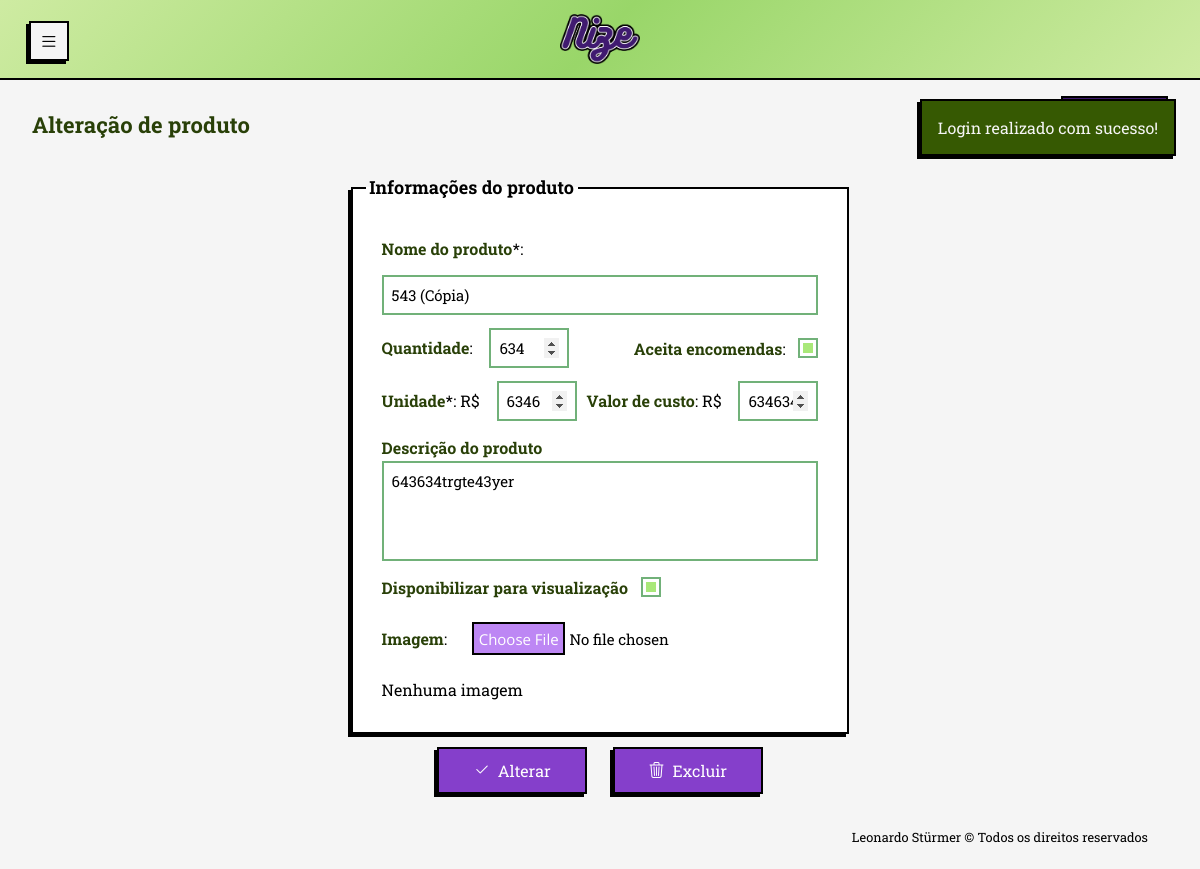
Screenshot of /php/view/produtos/alteracao_produto.php?id=18 (signed in) with the database file from the repository.
### tables this page shows
CREATE TABLE produtos (
            id_produto INTEGER PRIMARY KEY AUTOINCREMENT NOT NULL,
            id_usuario INTEGER NOT NULL,
            nome TEXT NOT NULL,
            valor_unitario REAL NOT NULL,
            quantidade INTEGER NULL,
            imagem TEXT NULL,
            aceita_encomenda INTEGER NULL,
            descricao TEXT NULL,
            valor_custo REAL NULL,
            aceita_visualizacao INTEGER NULL,
            created_at TIMESTAMP NOT NULL DEFAULT CURRENT_TIMESTAMP,
            FOREIGN KEY (id_usuario) REFERENCES usuario (id_usuario)
    );

### php/persistence/conexaoBanco.class.php (called while the page is built, shortened)
<?php
class ConexaoBanco extends PDO {
    private static $instancia = null;
    public static function getInstancia() {
        if (!isset(self::$instancia)) {
            try {
                $caminhoBanco = __DIR__ . '/nize_database.db';
                $dsn = "sqlite:" . $caminhoBanco;
                self::$instancia = new ConexaoBanco($dsn, null, null);
                self::$instancia->setAttribute(PDO::ATTR_ERRMODE, PDO::ERRMODE_EXCEPTION);
                self::$instancia->setAttribute(PDO::ATTR_DEFAULT_FETCH_MODE, PDO::FETCH_ASSOC);
            } catch (PDOException $e) {
                $msg_erro = urlencode("Erro ao conectar com o banco SQLite: " . $e->getMessage());
                header("location:../view/general/erro.php?msg=" . $msg_erro);
                exit;
            }
        }
        return self::$instancia;
    }
}

### php/dao/produtodao.class.php (called while the page is built, shortened)
<?php
require_once __DIR__ . '/../persistence/conexaoBanco.class.php';
class ProdutoDAO{
    private $conexao;
    public function __construct() {
        $this-> conexao = ConexaoBanco::getInstancia();
    }
    public function buscarPorId($id){
        try {
            $sql = $this->conexao->prepare("SELECT * FROM produtos WHERE id_produto = :id");
            $sql->bindValue(":id", $id);
            $sql->execute();
            return $sql->fetch(PDO::FETCH_ASSOC);
        } catch (PDOException $e) {
            $_SESSION['msg'] = "<p class='error-msg'>Erro ao buscar ID: " . $e->getMessage() . "</p>";
        }
    }
}

### php/view/produtos/alteracao_produto.php (the view, shortened to what this page needs)
<?php
require_once '../../dao/produtodao.class.php';
$id_produto = $_GET['id'] ?? null;
$produtoDAO = new ProdutoDAO();
$produto = $produtoDAO->buscarPorId($id_produto);
?>
<!DOCTYPE html>
<html lang="pt-br">
<head>
  <link rel="stylesheet" href="../../../css/normalize.css">
  <link rel="stylesheet" href="../../../css/query.css">
  <link rel="stylesheet" href="../../../css/style.css">
  <link rel="stylesheet" href="../../../css/sidebar.css">
  <link rel="stylesheet" href="https://cdn.jsdelivr.net/npm/bootstrap-icons@1.13.1/font/bootstrap-icons.min.css">
</head>
<body>
  <header id="header-mobile">
    <div class="container-header">
      <a href="#" data-resize-btn-mobile class="btn-menu" title="Esconder/expandir menu">
        <i class="bi bi-list"></i>
      </a>
      <a href="../general/tela_inicial.php" class="link-logo-header" title="Tela inicial">
        <img src="../../../img/logo/nize_new.png" alt="Nize logotipo" id="logo-header">
      </a>
    </div>
  </header>
  <main class='conteudo-pagina'>
    <div class="internal-nav">
      <div class="internal-nav-links">
        <h1>Alteração de produto</h1>
        <a href="visualizacao_produtos.php" title="Tela de produtos"><span class="bi bi-arrow-left"></span>Voltar</a>
      </div>
    </div>
    <?php
    if (isset($_SESSION["msg"])) {
      echo "<div id='session-msg'>" . $_SESSION['msg'] .  "</div>";
    }
    if ($produto['aceita_encomenda'] !== 1) {
      $checkEncomenda = "";
    } else {
      $checkEncomenda = "checked";
    }
    if ($produto['aceita_visualizacao'] !== 1) {
      $checkVisualizacao = "";
    } else {
      $checkVisualizacao = "checked";
    }
    ?>
    <form action="../../controller/produtoControle.php?op=alterar&id=<?php echo $produto['id_produto'] ?>" method="post" enctype="multipart/form-data" class="form-cadastro-produto">
      <fieldset id="products-form">
        <legend>Informações do produto</legend>
        <div class="inner-products-form">
          <label><strong>Nome do produto</strong>*:</label>
          <input type="text" id="nomeProduto" name="nomeProduto" class="input-produto alt-nome-produto" value="<?php echo htmlspecialchars($produto['nome']); ?>" autocomplete="off" required>
          <div class="div-inner-products">
            <label><strong>Quantidade</strong>:
              <input type="number"  step="1" min="0" onkeydown="return ['Backspace', 'Delete', 'ArrowLeft', 'ArrowRight'].includes(event.key) || !isNaN(Number(event.key))" id="quantidadeProduto" name="quantidadeProduto" class="input-produto" value="<?php echo htmlspecialchars($produto['quantidade']); ?>" maxlength="3" autocomplete="off">
            </label>
            <label class="checkbox-acc" for="">
              <strong>Aceita encomendas</strong>:
              <input type="checkbox" id="aceitaEncomenda" name="aceitaEncomenda" class="input-produto" value="1" <?php echo " $checkEncomenda"; ?>>
            </label>
          </div>
          <div class="div-inner-products">
            <label><strong>Unidade</strong>*: R$
              <input type="number" min="0" id="valorUnitario" name="valorUnitario" step="0.01" class="input-produto" value="<?php echo htmlspecialchars($produto['valor_unitario']); ?>" autocomplete="off" required>
            </label>
            <label><strong>Valor de custo</strong>: R$
              <input type="number" min="0" id="valorCusto" name="valorCusto" step="0.01" class="input-produto" value="<?php echo htmlspecialchars($produto['valor_custo']); ?>" autocomplete="off">
            </label>
          </div>
          <label class="descricao-produtos" for="descricaoProduto">
            <strong>Descrição do produto</strong>
            <textarea name="descricaoProduto" id="descricaoProduto" class="input-produto" placeholder="Adicione detalhes sobre o produto (material, cores, tamanho, etc)" autocomplete="off"><?php echo htmlspecialchars($produto['descricao']); ?></textarea>
          </label>
          <label class="checkbox-acc" for="">
            <strong>Disponibilizar para visualização</strong>
              <input type="checkbox" id="aceitaVisualizacao" name="aceitaVisualizacao" class="input-produto" value="1" autocomplete="off" <?php echo " $checkVisualizacao";?>>
          </label>
          <label><strong>Imagem</strong>:
            <input type="file" name="imagemProduto" id="imagemProduto" class="input-produto" accept=".png, .jpg">
          </label>
          <?php if (!empty($produto['imagem'])): ?>
            <?php echo "<img src='../../persistence/uploads/" . htmlspecialchars($produto['imagem']) . "' alt='imagem do produto' class='img-produtos img-alt-produto'>" ?>
            <span class="span-alt-img">(Será mantida se não enviar outra)</span>
          <?php else: ?>
            <span>Nenhuma imagem</span>
          <?php endif; ?>
        </div>
      </fieldset>
      <div id="form-products-buttons">
        <button type="submit"><span class="bi bi-check2"></span>Alterar</button>
        <a href="../../controller/produtoControle.php?op=excluir&id=<?php echo $produto['id_produto'] ?>" onclick="return confirm('Deseja mesmo excluir?');"><span class="bi bi-trash3"></span>Excluir</a>
      </div>
    </form>
    <footer>Leonardo Stürmer &copy; Todos os direitos reservados</footer>
  </main>
</body>
</html>

### css/query.css (style rules this page uses)
@media screen and (max-width: 1280px) { main { margin-top: 1.5em; margin-left: 1em; } }
@media screen and (max-width: 1280px) { main.conteudo-pagina { margin: 3em 0; padding: 2em 2em; } }
@media screen and (max-width: 1280px) { .success-msg, .error-msg { color: whitesmoke; border: 2px solid black; box-shadow: var(--box-shadow); font-size: 16px; position: absolute; top: 3.2em; right: 1.5em; width: fit-content; max-width: 300px; padding: 0.8em 1rem; z-index: 99999; } }
@media screen and (max-width: 1280px) { h1 { font-size: 22px; } }
@media screen and (max-width: 1280px) { .btn-menu { position: fixed; left: 1em; top: 0.5em; } }

### css/style.css (style rules this page uses)
.internal-nav { display: inline-block; margin-bottom: 2em 0; gap: 20px; }
.internal-nav-links h1 { padding: 0; color: var(--darkGreen); text-align: left; }
.internal-nav-links { padding: 0; margin: 0; display: flex; justify-content: space-between; align-items: center; }
.internal-nav-links > a { text-decoration: none; border: var(--border); box-shadow: var(--box-shadow); background-color: var(--darkerPurple); padding: 0.8em; color: white; width: fit-content; text-align: center; margin: 1em 0; }
.form-cadastro-produto { display: block; flex-direction: column; align-self: center; }
#form-products-buttons { display: flex; justify-content: center; }
#form-products-buttons span.bi { display: flex; justify-content: center; margin-left: 0px; }
#form-products-buttons > button, #form-products-buttons > a { width: 150px; padding: 0.5em; display: flex; justify-content: center; align-items: center; }
#products-form { border: var(--border); box-shadow: var(--box-shadow); background-color: white; padding: 0.8em; display: flex; justify-content: center; margin: 0 auto; width: 100%; }
#products-form > legend { font-size: 18px; padding: 0.2em; color: black; font-weight: bolder; }
.inner-products-form { display: flex; justify-content: center; flex-direction: column; gap: 0.8rem; font-size: 16px; padding: 1rem; text-align: left; width: 100%; }
.inner-products-form > input[type="text"], .inner-products-form > input[type="file"], .inner-products-form > textarea { margin-left: 0; width: 100%; }
.inner-products-form input[type="number"] { width: 5rem; }
.div-inner-products { display: flex; flex-direction: row; justify-content: space-between; gap: 10px; }
#nomeProduto.input-produto, #nomeProduto.alt-nome-produto { width: 100%; }
.inner-products-form strong { color: var(--darkGreen); font-weight: 700; }
.input-produto { background-color: white; font-size: 15px; margin-left: 0.8rem; padding: 0.5rem; }
#descricaoProduto.input-produto { width: 100%; height: 100px; }
.checkbox-acc { display: flex; align-items: center; }
.descricao-produtos { display: flex; align-items: start; flex-direction: column; }
.descricao-produtos > textarea { height: 10rem; margin: 0; }

### css/sidebar.css (style rules this page uses)
* { margin: 0; padding: 0; box-sizing: border-box; }
body { --sb-width: 8rem; font-family: system-ui, sans-serif; font-size: 16px; line-height: 1.7; }
header { visibility: hidden; width: 0em; }
#logo-header { width: 80px; margin: 0em auto; transition: width 0.4s ease-in-out, transform 0.8s ease-in-out, opacity 0.4s ease-in-out; transform: rotate(0deg); }
.link-logo-header, .link-logo-header:hover { background-color: transparent; border: none; box-shadow: none; align-content: center; }
.container-header { background: linear-gradient(134deg,rgba(206, 235, 162, 1) 0%, rgba(153, 214, 105, 1) 50%, rgba(206, 235, 162, 1) 100%); border-bottom: var(--border); display: flex; flex-direction: row; justify-content: center; width: 100%; transition: border 0.3s ease-in-out; }
#header-mobile .btn-menu i { margin-top: -5px; padding: 0; font-size: 1.2em; }
.btn-menu { background-color: whitesmoke; color: black; padding: 0.5em; width: 2.5em; height: 2.5em; display: flex; flex-direction: column; align-content: center; justify-content: space-between; }
main { transition: margin-left 0.4s ease-in-out; }
@media (min-width: 0px) { main { margin-left: var(--sb-width); } }
@media screen and (max-width: 1280px) { header { visibility: visible; position: fixed; top: 0; z-index: 9999; display: flex; flex-direction: row; width: 100dvw; height: 5em; } }

### rows the page displays
produtos: nomeProduto "543 (Cópia)", quantidadeProduto "634", valorUnitario "6346", valorCusto "634634", descricaoProduto "643634trgte43yer"

### other values shown
$_SESSION['msg'] "Login realizado com sucesso!"
